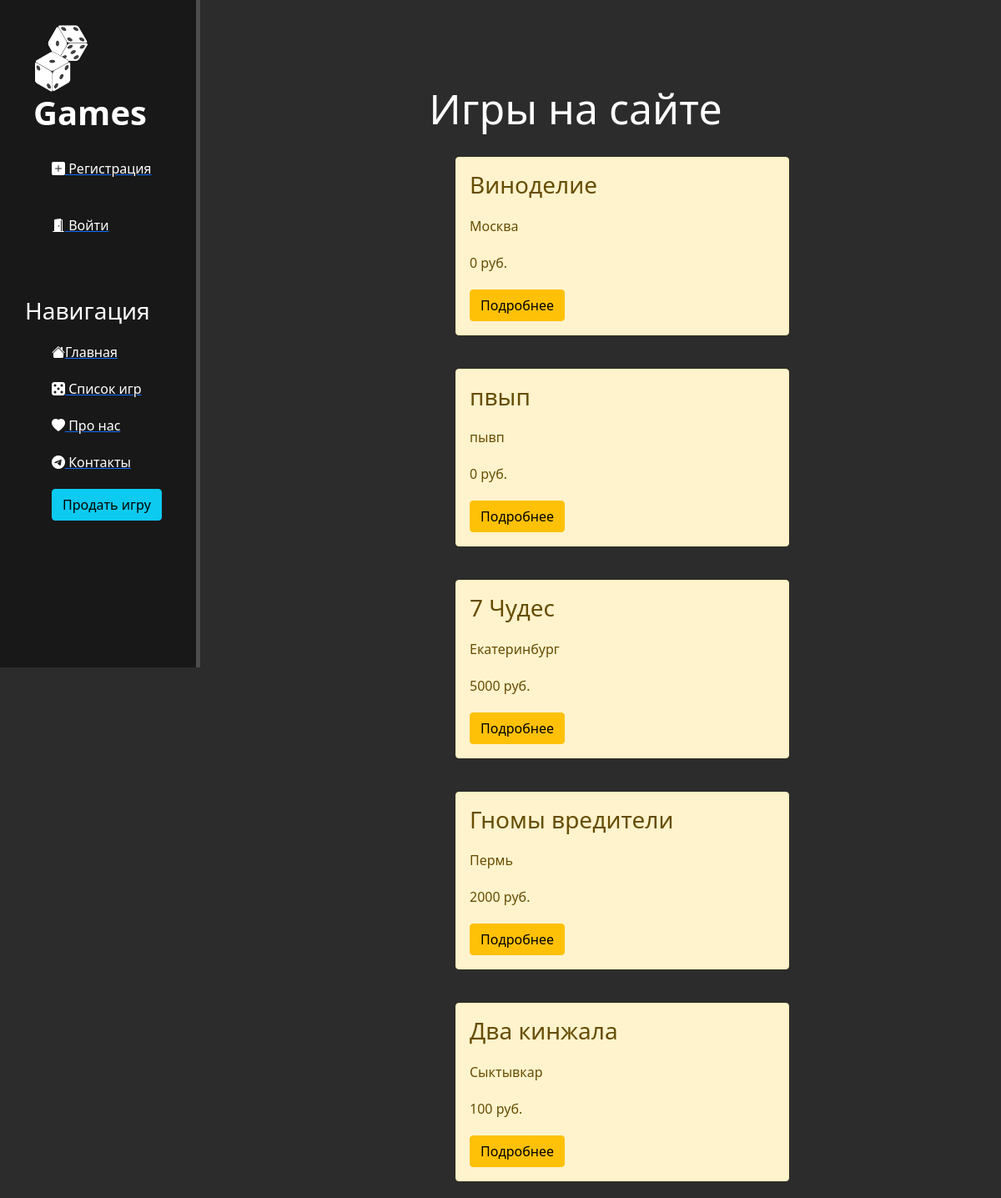
Page /news/ on the committed database.
### news/models.py (models this page shows, shortened)
class Articles(models.Model):
    title = models.CharField('Название', max_length=50)
    city = models.CharField('Город', max_length=250)
    desc = models.TextField('Описание')
    tags = models.CharField('Теги', max_length=50)
    price = models.IntegerField('Цена')
    class Meta:
        verbose_name = 'Игра'
        verbose_name_plural = 'Игры'

### news/views.py (the view)
# urls.py: path('', views.news_home, name='news_home'),
def news_home(request):
    news = Articles.objects
    return render(request, 'news/news_home.html', {'news': news})

### news/templates/news/news_home.html (shortened to what this page needs)
{% extends 'main/layout.html' %}
{% block content %}
    <div class="features">
        <h1>Игры на сайте</h1>
        {% if news %}
            {% for el in news.all %}
                <div class = 'alert alert-warning'>
                    <h3> {{ el.title }}</h3>
                    <p>{{ el.city }}</p>
                    <p>{{ el.price }} руб.</p>
                    <a href="{% url 'news-detail' el.id %}" class="btn btn-warning">Подробнее</a>
                </div>
            {% endfor %}
        {% else %}
            <p>У вас нет записей</p>
        {% endif %}
    </div>
{% endblock %}

### main/templates/main/layout.html (shortened to what this page needs)
{% load static %}
<!DOCTYPE html>
<html lang="en">
<head>
    <link rel="stylesheet" href="https://cdn.jsdelivr.net/npm/bootstrap@5.1.3/dist/css/bootstrap.min.css">
    <link rel="stylesheet" href="{% static 'main/css/main.css' %}">
    <link rel="stylesheet" href="https://cdn.jsdelivr.net/npm/bootstrap-icons@1.8.0/font/bootstrap-icons.css">
</head>
<body>
    <aside>
        <img src="{% static 'main/img/logo.png' %}" alt="Logo"><br>
        <span class="logo">Games</span>
        <ul>
            {% if request.user.is_authenticated %}
            <span class="hello-msg"> Hello, {{request.user}}</span> <br>
            <span><a href="{% url 'logout' %}"><li><i class="bi bi-door-open-fill"></i>Выйти</li></a></span>
            {% else %}
            <span> <a href="{% url 'register' %}"> <li><i class="bi bi-plus-square-fill"></i> Регистрация </li></a></span> <br>
            <span> <a href="{% url 'login' %}"><li> <i class="bi bi-door-open-fill"></i> Войти  </li></a> </span> <br>
            {% endif %}
        </ul>
        <h3>Навигация</h3>
        <ul>
            <a href="{% url 'home' %}"><li> <i class="bi bi-house-fill"></i>Главная</li></a>
            <a href="{% url 'news_home' %}"><li><i class="bi bi-dice-5-fill"></i> Список игр</li></a>
            <a href="{% url 'about' %}"><li><i class="bi bi-heart-fill"></i> Про нас</li></a>
            <a href=""><li><i class="bi bi-telegram"></i> Контакты</li></a>
            <a href="{% url 'create' %}"><li><button class="btn btn-info"> Продать игру</button></li></a>
        </ul>
    </aside>
    <main>
        {% block content %}
        {% endblock %}
    </main>
</body>
</html>

### main/static/main/css/main.css (style rules this page uses)
body { background: #2c2c2c; }
aside { float: left; background: #181818; width: 20%; padding: 2.5%; height: 100vh; color: #fff; border-right: 5px solid #4d4d4d; }
aside img { width: 80px; float: left; }
aside .logo { font-size: 40px; margin-left: 10px; font-weight: bold; position: relative; top: -5px; }
aside h3 { margin-top: 50px; font-size: 28px; }
aside ul { list-style: none; }
aside ul li { color: #fff; display: block; margin-top: 20px; transition: transform .6s ease; }
main .features { float: left; color: #fff; margin-top: 100px; text-align: center; width: 75%; }
main .features h1 { font-size: 50px; }
main .features p { max-width: 400px; margin: 20px auto; text-align: justify }
.alert-warning { float: left; clear: both; width: 400px; margin: 20px 34%; text-align: left; }

### rows in the picture
Articles: title "Виноделие", city "Москва", price "0"
Articles: title "пвып", city "пывп", price "0"
Articles: title "7 Чудес", city "Екатеринбург", price "5000"
Articles: title "Гномы вредители", city "Пермь", price "2000"
Articles: title "Два кинжала", city "Сыктывкар", price "100"
